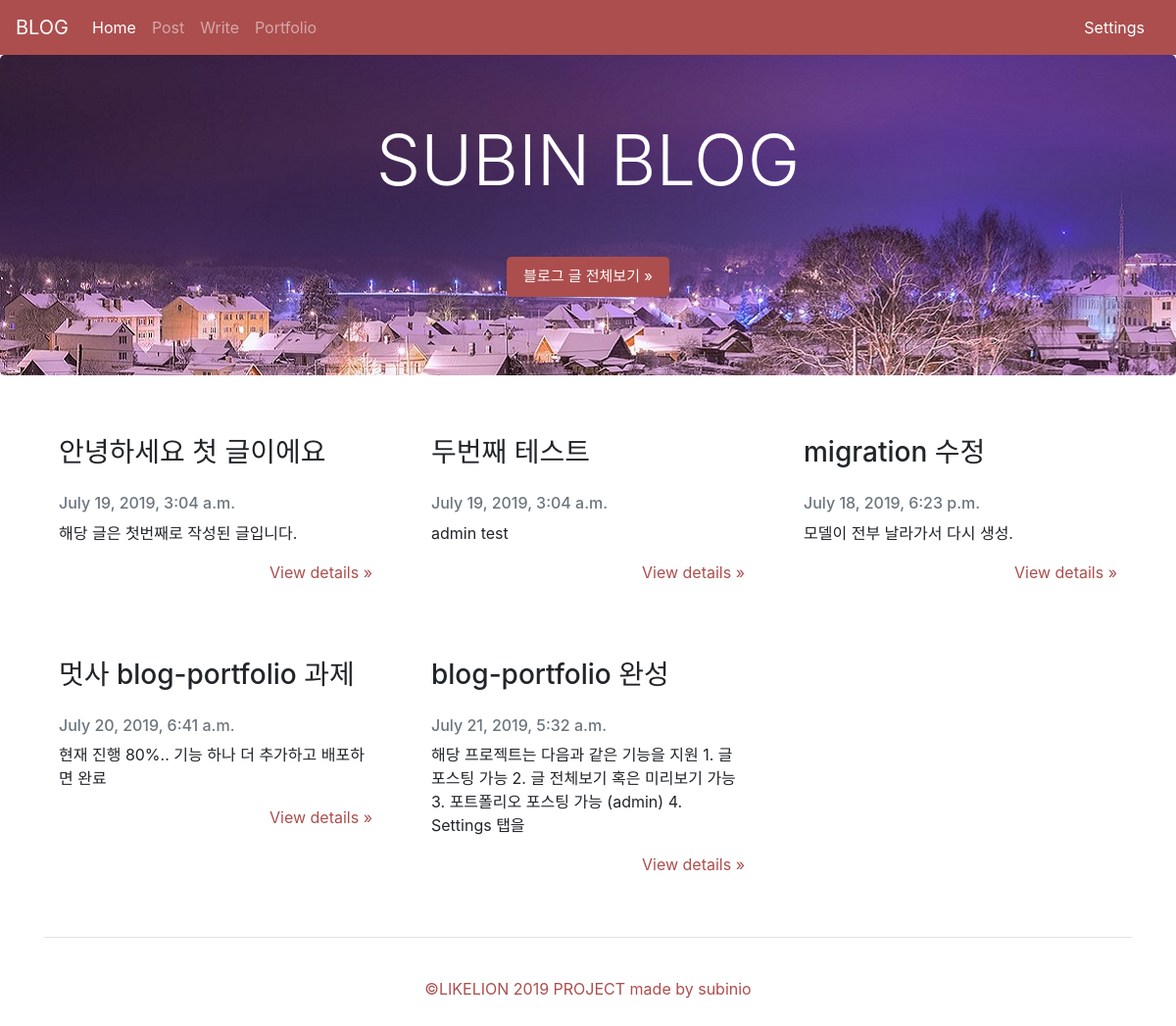
The page / on the database its author committed.
### blogapp/models.py (models this page shows, shortened)
class Setting(models.Model):
    title = models.CharField(max_length=20)
    color = RGBColorField()
    image = models.ImageField(upload_to='images/')

class Blog(models.Model):
    title = models.CharField(max_length=200)
    pub_date = models.DateTimeField('date published')
    body = models.TextField()
    def summary(self):
        return self.body[:100]

### blogapp/views.py (the view, shortened to what this page needs)
# urls.py: 2. Add a URL to urlpatterns:  path('', views.home, name='home')
def home(request):
    blogs = Blog.objects
    settings = Setting.objects
    cnt=0
    for a in settings.all():
        title=a.title
        color=a.color
        image=a.image
        cnt+=1
    return render(request, 'home.html', {'blogs':blogs, 'settings':settings, 'title':title, 'color':color, 'image':image} )

### blogapp/templates/home.html (shortened to what this page needs)
<html>
<head>
    <link rel="stylesheet" href="https://stackpath.bootstrapcdn.com/bootstrap/4.3.1/css/bootstrap.min.css">
</head>
<body onload="applyChanges()">
    <nav class="navbar navbar-expand-lg navbar-dark" name="b-col">
        <a class="navbar-brand" href="{% url 'home' %}">BLOG</a>
        <div class="collapse navbar-collapse" id="navbarSupportedContent">
            <ul class="navbar-nav mr-auto">
            <li class="nav-item active">
                <a class="nav-link" href="{% url 'home' %}">Home<span class="sr-only">(current)</span></a>
            </li>
            <li class="nav-item">
                <a class="nav-link" href="{% url 'postview' %}">Post</a>
            </li>
            <li class="nav-item">
                <a class="nav-link" href="{% url 'new' %}">Write</a>
            </li>
            <li class="nav-item">
                <a class="nav-link" href="{% url 'portfolio' %}">Portfolio</a>
            </li>
            </ul>
            <li class="form-inline my-2 my-lg-0">
                <a class="nav-link" href="{% url 'settings' %}" style="color: white">Settings</a>
            </li>
        </div>
    </nav>
    <main role="main">
        <div class="jumbotron" style="background: url('{{image.url}}');" >
            <div class="container">
            <h1 class="display-3" style="text-align: center; color:white">{{title}}</h1>
            <br><br>
            <p style="text-align: center;">
                <a class="btn btn-primary btn-lg" href="{% url 'postview' %}" role="button" name="b-col" style="font-size: 15px; border-color:transparent;" >블로그 글 전체보기 &raquo;</a>
            </p>
            </div>
        </div>
        <div class="container">
            <div class="row">
                {%for blog in blogs.all %}
                <div class="col-md-4" style="padding: 30px;">
                    <h3>{{blog.title}}</h3>
                    <br>
                    <h6 class="card-subtitle mb-2 text-muted">{{blog.pub_date}}</h6>
                    <p class="card-text">{{blog.summary}}</p>
                    <p style="text-align: right;"><a href="{% url 'detail' blog.id %}" name="col">View details &raquo;</a></p>
                </div>
                {%endfor%}
            </div>
            <hr>
        </div>
    </main>
    <br>
    <footer class="container">
        <p style="text-align: center;" name="col">&copy;LIKELION 2019 PROJECT made by subinio </p>
    </footer>
    <br>
</body>
</html>

### rows shown on the page
Setting: title "SUBIN BLOG"
Blog: title "안녕하세요 첫 글이에요", pub_date "July 19, 2019, 3:04 a.m.", summary "해당 글은 첫번째로 작성된 글입니다."
Blog: title "두번째 테스트", pub_date "July 19, 2019, 3:04 a.m.", summary "admin test"
Blog: title "migration 수정", pub_date "July 18, 2019, 6:23 p.m.", summary "모델이 전부 날라가서 다시 생성."
Blog: title "멋사 blog-portfolio 과제", pub_date "July 20, 2019, 6:41 a.m.", summary "현재 진행 80%.. 기능 하나 더 추가하고 배포하면 완료"
Blog: title "blog-portfolio 완성", pub_date "July 21, 2019, 5:32 a.m.", summary "해당 프로젝트는 다음과 같은 기능을 지원 1. 글 포스팅 가능 2. 글 전체보기 혹은 미리보기 가능 3. 포트폴리오 포스팅 가능 (admin) 4. Settings 탭을"
